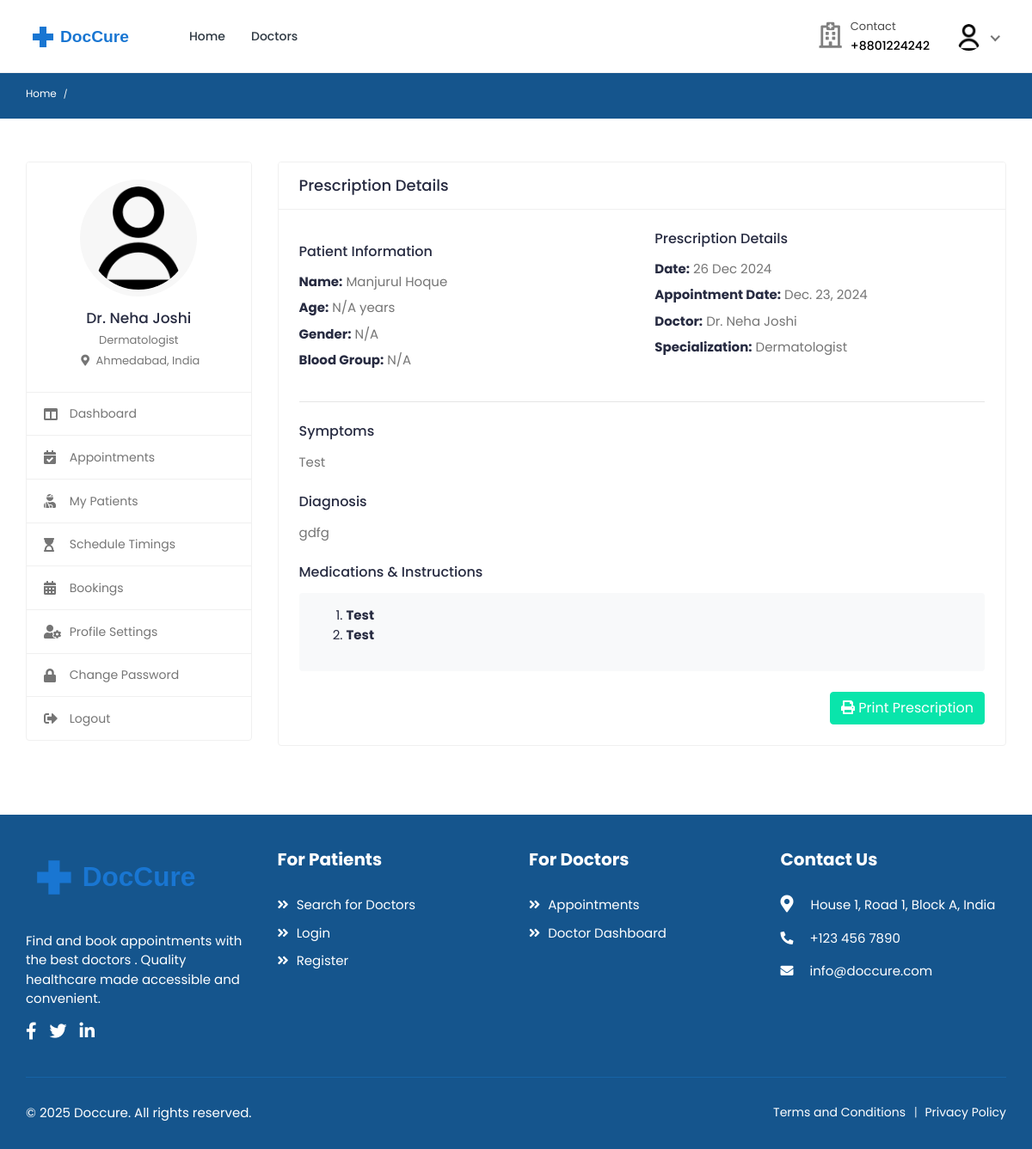
Page /doctors/prescription/1/ (signed in) on the committed database.
### accounts/models.py (models this page shows, shortened)
class User(AbstractUser):
    class RoleChoices(models.TextChoices):
        DOCTOR = "doctor", "Doctor"
        PATIENT = "patient", "Patient"
    username = models.CharField(max_length=30, unique=True)
    role = models.CharField(
        choices=RoleChoices.choices,
        max_length=20,
        default="patient",
        error_messages={"required": "Role must be provided"},
    )
    email = models.EmailField(
        blank=True,
        error_messages={
            "unique": "A user with that email already exists.",
        },
    )
    first_name = models.CharField(max_length=150, blank=True)
    last_name = models.CharField(max_length=150, blank=True)
    registration_number = models.IntegerField(null=True, blank=True)
    USERNAME_FIELD = "username"
    REQUIRED_FIELDS = []
    objects = CustomUserManager()
    def get_full_name(self):
        full_name = "%s %s" % (self.first_name, self.last_name)
        return full_name.strip() or self.username

class Profile(models.Model):
    user = models.OneToOneField(
        User, on_delete=models.CASCADE, related_name="profile"
    )
    avatar = models.ImageField(
        default="defaults/user.png", upload_to=profile_photo_directory_path
    )
    phone = models.CharField(max_length=20, blank=True, null=True)
    dob = models.DateField(blank=True, null=True)
    about = models.TextField(blank=True, null=True)
    specialization = models.CharField(max_length=255, blank=True, null=True)
    gender = models.CharField(
        max_length=10,
        choices=[("male", "Male"), ("female", "Female"), ("other", "Other")],
        blank=True,
    )
    address = models.TextField(blank=True, null=True)
    city = models.CharField(max_length=100, blank=True)
    state = models.CharField(max_length=100, blank=True)
    postal_code = models.CharField(max_length=20, blank=True)
    country = models.CharField(max_length=100, blank=True)
    price_per_consultation = models.DecimalField(
        max_digits=10, decimal_places=2, null=True, blank=True
    )
    is_available = models.BooleanField(default=True)
    blood_group = models.CharField(
        max_length=5,
        choices=[
            ("A+", "A+"),
            ("A-", "A-"),
            ("B+", "B+"),
            ("B-", "B-"),
            ("O+", "O+"),
            ("O-", "O-"),
            ("AB+", "AB+"),
            ("AB-", "AB-"),
        ],
        blank=True,
        null=True,
    )
    allergies = models.TextField(blank=True, null=True)
    medical_conditions = models.TextField(blank=True, null=True)
    @property
    def image(self):
        return (
            self.avatar.url
            if self.avatar.storage.exists(self.avatar.name)
            else "{}defaults/user.png".format(settings.MEDIA_URL)
        )

### bookings/models.py (models this page shows, shortened)
class Prescription(models.Model):
    booking = models.OneToOneField(
        "Booking", on_delete=models.CASCADE, related_name="prescription"
    )
    doctor = models.ForeignKey(
        "accounts.User",
        on_delete=models.CASCADE,
        related_name="prescriptions_given",
    )
    patient = models.ForeignKey(
        "accounts.User",
        on_delete=models.CASCADE,
        related_name="prescriptions_received",
    )
    symptoms = models.TextField()
    diagnosis = models.TextField()
    medications = RichTextField()
    notes = models.TextField(blank=True)
    created_at = models.DateTimeField(auto_now_add=True)
    updated_at = models.DateTimeField(auto_now=True)
    class Meta:
        ordering = ["-created_at"]

class Booking(models.Model):
    doctor = models.ForeignKey(
        settings.AUTH_USER_MODEL,
        on_delete=models.CASCADE,
        related_name="appointments",
        limit_choices_to={"role": "doctor"},
    )
    patient = models.ForeignKey(
        settings.AUTH_USER_MODEL,
        on_delete=models.CASCADE,
        related_name="patient_appointments",
        limit_choices_to={"role": "patient"},
    )
    appointment_date = models.DateField()
    appointment_time = models.TimeField()
    booking_date = models.DateTimeField(auto_now_add=True)
    status = models.CharField(
        max_length=20,
        choices=[
            ("pending", "Pending"),
            ("confirmed", "Confirmed"),
            ("completed", "Completed"),
            ("cancelled", "Cancelled"),
            ("no_show", "No Show"),
        ],
        default="pending",
    )
    class Meta:
        ordering = ["-appointment_date", "-appointment_time"]
        unique_together = ["doctor", "appointment_date", "appointment_time"]

### doctors/views.py (the view)
class PrescriptionDetailView(DoctorRequiredMixin, DetailView):
    model = Prescription
    template_name = "doctors/prescription_detail.html"
    context_object_name = "prescription"
    def get_queryset(self):
        return Prescription.objects.filter(
            doctor=self.request.user
        ).select_related(
            "doctor",
            "doctor__profile",
            "patient",
            "patient__profile",
            "booking",
        )

### templates/doctors/prescription_detail.html (shortened to what this page needs)
{% extends 'includes/doctor-sidebar.html' %}
{% load static %}
{% block main %}
<div class="row">
    <div class="col-md-12">
        <div class="card">
            <div class="card-header">
                <h4 class="card-title">Prescription Details</h4>
            </div>
            <div class="card-body">
                <div class="row">
                    <div class="col-md-6">
                        <div class="patient-info">
                            <h5>Patient Information</h5>
                            <div class="info-block">
                                <p><strong>Name:</strong> {{ prescription.patient.get_full_name }}</p>
                                <p><strong>Age:</strong> {{ prescription.patient.profile.age|default:"N/A" }} years</p>
                                <p><strong>Gender:</strong> {{ prescription.patient.profile.gender|title|default:"N/A" }}</p>
                                <p><strong>Blood Group:</strong> {{ prescription.patient.profile.blood_group|default:"N/A" }}</p>
                            </div>
                        </div>
                    </div>
                    <div class="col-md-6">
                        <div class="prescription-meta">
                            <h5>Prescription Details</h5>
                            <div class="info-block">
                                <p><strong>Date:</strong> {{ prescription.created_at|date:"d M Y" }}</p>
                                <p><strong>Appointment Date:</strong> {{ prescription.booking.appointment_date }}</p>
                                <p><strong>Doctor:</strong> Dr. {{ prescription.doctor.get_full_name }}</p>
                                <p><strong>Specialization:</strong> {{ prescription.doctor.profile.specialization }}</p>
                            </div>
                        </div>
                    </div>
                </div>
                <hr>
                <div class="row mt-4">
                    <div class="col-md-12">
                        <div class="medical-info">
                            <h5>Symptoms</h5>
                            <p>{{ prescription.symptoms }}</p>
                            <h5 class="mt-4">Diagnosis</h5>
                            <p>{{ prescription.diagnosis }}</p>
                            <h5 class="mt-4">Medications & Instructions</h5>
                            <div class="medication-details">
                                {{ prescription.medications|safe }}
                            </div>
                        </div>
                    </div>
                </div>
                <div class="row mt-4">
                    <div class="col-md-12 text-right">
                        <button onclick="window.print()" class="btn btn-primary">
                            <i class="fas fa-print"></i> Print Prescription
                        </button>
                    </div>
                </div>
            </div>
        </div>
    </div>
</div>
{% endblock %}

### templates/includes/doctor-sidebar.html (shortened to what this page needs)
{% extends 'base.html' %}
{% load static %}
{% block content %}
    <div class="breadcrumb-bar">
        <div class="container-fluid">
            <div class="row align-items-center">
                <div class="col-md-12 col-12">
                    <nav aria-label="breadcrumb" class="page-breadcrumb">
                        <ol class="breadcrumb">
                            <li class="breadcrumb-item"><a href="{% url 'core:home' %}">Home</a></li>
                            <li class="breadcrumb-item active" aria-current="page">{% block page_name1 %}{% endblock %}</li>
                        </ol>
                    </nav>
                </div>
            </div>
        </div>
    </div>
    <div class="content">
        <div class="container-fluid">
            <div class="row">
                <div class="col-md-5 col-lg-4 col-xl-3 theiaStickySidebar">
                    <div class="profile-sidebar">
                        <div class="widget-profile pro-widget-content">
                            <div class="profile-info-widget">
                                <a href="#" class="booking-doc-img">
                                    <img src="{{ user.profile.image }}" alt="User Image">
                                </a>
                                <div class="profile-det-info">
                                    <h3>Dr. {{ user.get_full_name }}</h3>
                                    <div class="patient-details">
                                        {% if user.profile.specialization %}
                                            <h5 class="mb-0">{{ user.profile.specialization }}</h5>
                                        {% endif %}
                                        {% if user.profile.city and user.profile.country %}
                                            <h5 class="mt-2">
                                                <i class="fas fa-map-marker-alt"></i>
                                                {{ user.profile.city }}, {{ user.profile.country }}
                                            </h5>
                                        {% endif %}
                                    </div>
                                </div>
                            </div>
                        </div>
                        <div class="dashboard-widget">
                            <nav class="dashboard-menu">
                                <ul>
                                    <li class="{% if request.resolver_match.url_name == 'dashboard' %}active{% endif %}">
                                        <a href="{% url 'doctors:dashboard' %}">
                                            <i class="fas fa-columns"></i>
                                            <span>Dashboard</span>
                                        </a>
                                    </li>
                                    <li class="{% if request.resolver_match.url_name == 'appointments' %}active{% endif %}">
                                        <a href="{% url 'doctors:appointments' %}">
                                            <i class="fas fa-calendar-check"></i>
                                            <span>Appointments</span>
                                        </a>
                                    </li>
                                    <li class="{% if request.resolver_match.url_name == 'my-patients' %}active{% endif %}">
                                        <a href="{% url 'doctors:my-patients' %}">
                                            <i class="fas fa-user-injured"></i>
                                            <span>My Patients</span>
                                        </a>
                                    </li>
                                    <li class="{% if request.resolver_match.url_name == 'schedule-timings' %}active{% endif %}">
                                        <a href="{% url 'doctors:schedule-timings' %}">
                                            <i class="fas fa-hourglass-start"></i>
                                            <span>Schedule Timings</span>
                                        </a>
                                    </li>
                                    <li class="{% if request.resolver_match.url_name == 'booking-list' %}active{% endif %}">
                                        <a href="{% url 'bookings:booking-list' %}">
                                            <i class="fas fa-calendar-alt"></i>
                                            <span>Bookings</span>
                                        </a>
                                    </li>
                                    <li class="{% if request.resolver_match.url_name == 'profile-setting' %}active{% endif %}">
                                        <a href="{% url 'doctors:profile-setting' %}">
                                            <i class="fas fa-user-cog"></i>
                                            <span>Profile Settings</span>
                                        </a>
                                    </li>
                                    <li class="{% if request.resolver_match.url_name == 'change-password' %}active{% endif %}">
                                        <a href="{% url 'doctors:change-password' %}">
                                            <i class="fas fa-lock"></i>
                                            <span>Change Password</span>
                                        </a>
                                    </li>
                                    <li>
                                        <a href="{% url 'accounts:logout' %}">
                                            <i class="fas fa-sign-out-alt"></i>
                                            <span>Logout</span>
                                        </a>
                                    </li>
                                </ul>
                            </nav>
                        </div>
                    </div>
                </div>
                <div class="col-md-7 col-lg-8 col-xl-9">
                    {% block main %}{% endblock %}
                </div>
            </div>
        </div>
    </div>
{% endblock %}

### templates/includes/navbar.html (shortened to what this page needs)
{% load static %}
<header class="header">
    <nav class="navbar navbar-expand-lg header-nav">
        <div class="navbar-header">
            <a href="{% url 'core:home' %}" class="navbar-brand logo">
                <img src="{% static 'assets/img/logo2.svg' %}" class="img-fluid" alt="Logo">
            </a>
        </div>
        <div class="main-menu-wrapper">
            <ul class="main-nav">
                <li {% if request.path == '/' %}class="active"{% endif %}>
                    <a href="{% url 'core:home' %}">Home</a>
                </li>
                <li class="has-submenu{% if request.path == '/doctors/' %} active {% endif %}">
                    <a href="{% url 'doctors:list' %}">Doctors</a>
                </li>
            </ul>
        </div>
        <ul class="nav header-navbar-rht">
            <li class="nav-item contact-item">
                <div class="header-contact-img">
                    <i class="far fa-hospital"></i>
                </div>
                <div class="header-contact-detail">
                    <p class="contact-header">Contact</p>
                    <p class="contact-info-header"> +8801224242</p>
                </div>
            </li>
            {% if not user.is_authenticated %}
                <li class="nav-item">
                    <a class="nav-link header-login" href="{% url 'accounts:login' %}">Login / Signup </a>
                </li>
            {% else %}
                <li class="nav-item dropdown has-arrow logged-item">
                    <a href="#" class="dropdown-toggle nav-link" data-toggle="dropdown">
                        <span class="user-img">
                            <img class="rounded-circle" src="{{ user.profile.image }}" width="31" alt="{{ user.username }}">
                        </span>
                    </a>
                </li>
            {% endif %}
        </ul>
    </nav>
</header>

### rows in the picture
User: profile.image (placeholder picture), get_full_name "Neha Joshi", profile.specialization "Dermatologist", profile.city "Ahmedabad", profile.country "India"
Prescription: patient.get_full_name "Manjurul Hoque", patient.profile.age "N/A", patient.profile.gender "N/A", patient.profile.blood_group "N/A", created_at "26 Dec 2024", booking.appointment_date "Dec. 23, 2024", doctor.get_full_name "Neha Joshi", doctor.profile.specialization "Dermatologist", symptoms "Test", diagnosis "gdfg", medications "Test Test"
